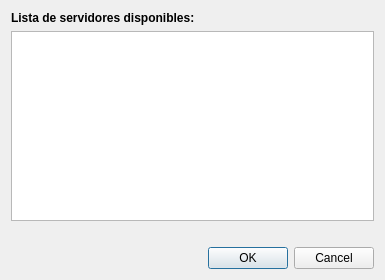
<?xml version="1.0" encoding="UTF-8"?>
<ui version="4.0">
 <class>DialogEcuredServerBrowser</class>
 <widget class="QDialog" name="DialogEcuredServerBrowser">
  <property name="geometry">
   <rect>
    <x>0</x>
    <y>0</y>
    <width>385</width>
    <height>280</height>
   </rect>
  </property>
  <property name="windowTitle">
   <string>Servidores</string>
  </property>
  <layout class="QVBoxLayout" name="verticalLayout">
   <item>
    <widget class="QLabel" name="label">
     <property name="text">
      <string>&lt;b&gt;Lista de servidores disponibles:&lt;/b&gt;</string>
     </property>
    </widget>
   </item>
   <item>
    <widget class="QTreeView" name="ListaDeServidores"/>
   </item>
   <item>
    <widget class="QLabel" name="ErrorLabel">
     <property name="text">
      <string/>
     </property>
     <property name="textFormat">
      <enum>Qt::RichText</enum>
     </property>
    </widget>
   </item>
   <item>
    <widget class="QDialogButtonBox" name="buttonBox">
     <property name="enabled">
      <bool>true</bool>
     </property>
     <property name="orientation">
      <enum>Qt::Horizontal</enum>
     </property>
     <property name="standardButtons">
      <set>QDialogButtonBox::Cancel|QDialogButtonBox::Ok</set>
     </property>
    </widget>
   </item>
  </layout>
 </widget>
 <resources/>
 <connections>
  <connection>
   <sender>buttonBox</sender>
   <signal>accepted()</signal>
   <receiver>DialogEcuredServerBrowser</receiver>
   <slot>accept()</slot>
   <hints>
    <hint type="sourcelabel">
     <x>248</x>
     <y>254</y>
    </hint>
    <hint type="destinationlabel">
     <x>157</x>
     <y>274</y>
    </hint>
   </hints>
  </connection>
  <connection>
   <sender>buttonBox</sender>
   <signal>rejected()</signal>
   <receiver>DialogEcuredServerBrowser</receiver>
   <slot>reject()</slot>
   <hints>
    <hint type="sourcelabel">
     <x>316</x>
     <y>260</y>
    </hint>
    <hint type="destinationlabel">
     <x>286</x>
     <y>274</y>
    </hint>
   </hints>
  </connection>
 </connections>
</ui>
